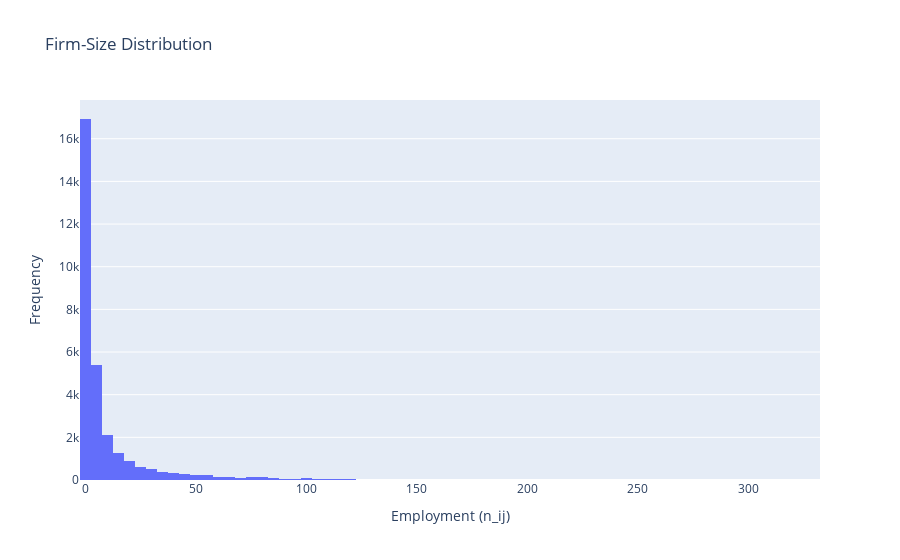

Source (notebook cell):
### Markdown cell above
#### 2. Firm-Size Distribution

### Code cell
# -----------------------------
# Create histogram of employment (n_ij)
# -----------------------------
active_n_ij = n_ij[n_ij > 0].flatten()
hist_fig = go.Figure(data=[go.Histogram(x=active_n_ij, nbinsx=100)])
hist_fig.update_layout(title_text="Firm-Size Distribution",
                         xaxis_title="Employment (n_ij)",
                         yaxis_title="Frequency")
hist_fig.show()

### Figure 1 — Plotly figure (JSON) as saved in the notebook; plotly's stock layout.template omitted (floating-point values rounded to 4 significant figures; data arrays with more than 128 entries replaced by an {"elided": "..."} marker saying what was removed)
{"data": [{"nbinsx": 100, "type": "histogram", "x": {"elided": "30435 float values"}}], "layout": {"title": {"text": "Firm-Size Distribution"}, "xaxis": {"title": {"text": "Employment (n_ij)"}}, "yaxis": {"title": {"text": "Frequency"}}}}
